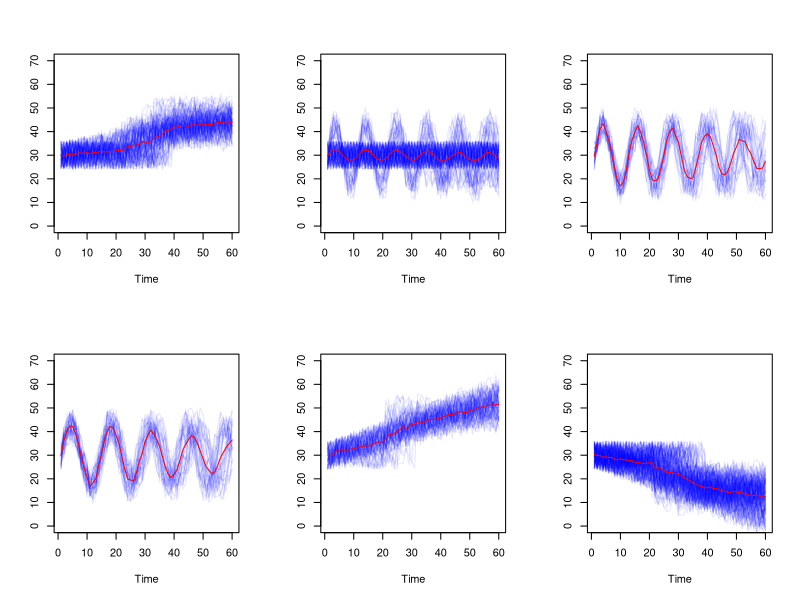

Here is the R script that generated this plot:
signals <- read.table("synthetic_control_data.txt")
fit <- kmeans(signals, 6)
signals <- cbind(signals, cluster=fit$cluster)

par(mfrow=c(2,3))
for (i in c(1:6)) {
  ts.plot(
    t(signals[signals["cluster"] == i,][1:60]),
    gpars = list(ylim = c(0,70)),
    col = rgb(red = 0, green = 0, blue = 1, alpha = 0.1)
  )
  write.table(
    file = paste("cluster", i, ".csv", sep=""),
    x = signals[signals["cluster"] == i,][1:60],
    row.names = FALSE,
    col.names = FALSE
  )
  lines(fit$centers[i,], col='red')
}
